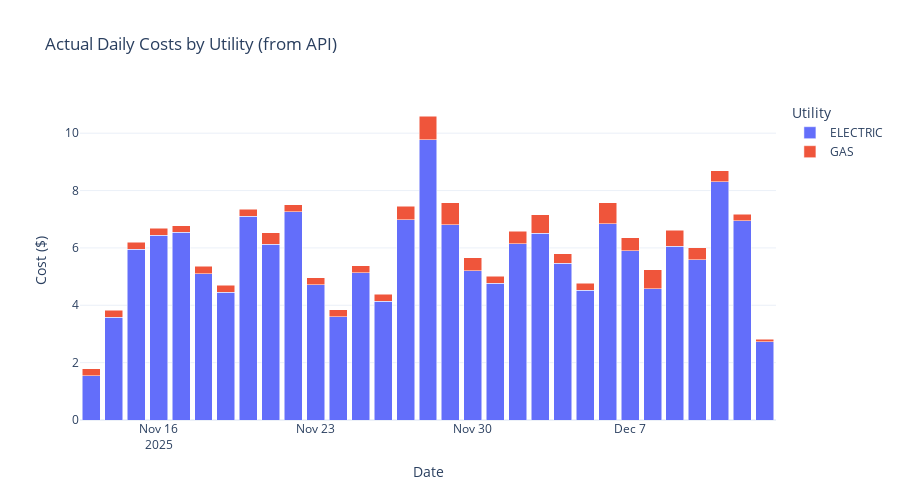

The code cell stored with this chart in its notebook:
### Markdown cell above
## 8. Actual Costs from API Data

Now using the actual cost data provided by the utility API.

### Code cell
# Load actual cost data from API
cost_df = storage.read_usage_data(data_type='COST')

print(f"Loaded {len(cost_df):,} cost records")

# Aggregate to daily costs
daily_cost_df = cost_df.groupby([pd.Grouper(key='datetime_utc', freq='D'), 'utility_type']).agg({
    'usage_value': 'sum'  # usage_value contains dollar amounts for COST data
}).reset_index()
daily_cost_df.rename(columns={'usage_value': 'cost'}, inplace=True)

# Daily costs by utility
fig = px.bar(
    daily_cost_df,
    x='datetime_utc',
    y='cost',
    color='utility_type',
    title='Actual Daily Costs by Utility (from API)',
    labels={
        'datetime_utc': 'Date',
        'cost': 'Cost ($)',
        'utility_type': 'Utility'
    },
    template='plotly_white'
)

fig.update_layout(height=500, barmode='stack')
fig.show()

# Summary
print("\n=== Cost Summary ===")
total_cost = 0
for utility in daily_cost_df['utility_type'].unique():
    utility_cost = daily_cost_df[daily_cost_df['utility_type'] == utility]
    daily_avg = utility_cost['cost'].mean()
    total = utility_cost['cost'].sum()
    total_cost += total
    
    print(f"\n{utility}:")
    print(f"  Total: ${total:.2f}")
    print(f"  Daily Average: ${daily_avg:.2f}")
    print(f"  Projected Monthly: ${daily_avg * 30:.2f}")

print(f"\n{'='*40}")
print(f"TOTAL ACTUAL COST: ${total_cost:.2f}")
num_days = len(daily_cost_df['datetime_utc'].unique())
print(f"PROJECTED MONTHLY: ${(total_cost / num_days) * 30:.2f}")
print(f"(Based on {num_days} days of data)")

### Figure 1 — Plotly figure (JSON) as saved in the notebook; plotly's stock layout.template omitted (floating-point values rounded to 4 significant figures)
{"data": [{"hovertemplate": "Utility=ELECTRIC<br>Date=%{x}<br>Cost ($)=%{y}<extra></extra>", "legendgroup": "ELECTRIC", "marker": {"color": "#636efa", "pattern": {"shape": ""}}, "name": "ELECTRIC", "orientation": "v", "showlegend": true, "textposition": "auto", "type": "bar", "x": ["2025-11-13T00:00:00.000000", "2025-11-14T00:00:00.000000", "2025-11-15T00:00:00.000000", "2025-11-16T00:00:00.000000", "2025-11-17T00:00:00.000000", "2025-11-18T00:00:00.000000", "2025-11-19T00:00:00.000000", "2025-11-20T00:00:00.000000", "2025-11-21T00:00:00.000000", "2025-11-22T00:00:00.000000", "2025-11-23T00:00:00.000000", "2025-11-24T00:00:00.000000", "2025-11-25T00:00:00.000000", "2025-11-26T00:00:00.000000", "2025-11-27T00:00:00.000000", "2025-11-28T00:00:00.000000", "2025-11-29T00:00:00.000000", "2025-11-30T00:00:00.000000", "2025-12-01T00:00:00.000000", "2025-12-02T00:00:00.000000", "2025-12-03T00:00:00.000000", "2025-12-04T00:00:00.000000", "2025-12-05T00:00:00.000000", "2025-12-06T00:00:00.000000", "2025-12-07T00:00:00.000000", "2025-12-08T00:00:00.000000", "2025-12-09T00:00:00.000000", "2025-12-10T00:00:00.000000", "2025-12-11T00:00:00.000000", "2025-12-12T00:00:00.000000", "2025-12-13T00:00:00.000000"], "xaxis": "x", "y": [1.55, 3.58, 5.96, 6.45, 6.54, 5.1, 4.46, 7.11, 6.13, 7.27, 4.72, 3.6, 5.13, 4.14, 6.98, 9.78, 6.8, 5.21, 4.77, 6.15, 6.51, 5.46, 4.53, 6.84, 5.9, 4.57, 6.06, 5.59, 8.3, 6.94, 2.73], "yaxis": "y"}, {"hovertemplate": "Utility=GAS<br>Date=%{x}<br>Cost ($)=%{y}<extra></extra>", "legendgroup": "GAS", "marker": {"color": "#EF553B", "pattern": {"shape": ""}}, "name": "GAS", "orientation": "v", "showlegend": true, "textposition": "auto", "type": "bar", "x": ["2025-11-13T00:00:00.000000", "2025-11-14T00:00:00.000000", "2025-11-15T00:00:00.000000", "2025-11-16T00:00:00.000000", "2025-11-17T00:00:00.000000", "2025-11-18T00:00:00.000000", "2025-11-19T00:00:00.000000", "2025-11-20T00:00:00.000000", "2025-11-21T00:00:00.000000", "2025-11-22T00:00:00.000000", "2025-11-23T00:00:00.000000", "2025-11-24T00:00:00.000000", "2025-11-25T00:00:00.000000", "2025-11-26T00:00:00.000000", "2025-11-27T00:00:00.000000", "2025-11-28T00:00:00.000000", "2025-11-29T00:00:00.000000", "2025-11-30T00:00:00.000000", "2025-12-01T00:00:00.000000", "2025-12-02T00:00:00.000000", "2025-12-03T00:00:00.000000", "2025-12-04T00:00:00.000000", "2025-12-05T00:00:00.000000", "2025-12-06T00:00:00.000000", "2025-12-07T00:00:00.000000", "2025-12-08T00:00:00.000000", "2025-12-09T00:00:00.000000", "2025-12-10T00:00:00.000000", "2025-12-11T00:00:00.000000", "2025-12-12T00:00:00.000000", "2025-12-13T00:00:00.000000"], "xaxis": "x", "y": [0.24, 0.24, 0.24, 0.24, 0.24, 0.26, 0.24, 0.24, 0.4, 0.24, 0.24, 0.24, 0.24, 0.24, 0.47, 0.82, 0.77, 0.44, 0.24, 0.44, 0.65, 0.33, 0.24, 0.73, 0.46, 0.67, 0.55, 0.42, 0.39, 0.24, 0.08], "yaxis": "y"}], "layout": {"barmode": "stack", "height": 500, "legend": {"title": {"text": "Utility"}, "tracegroupgap": 0}, "title": {"text": "Actual Daily Costs by Utility (from API)"}, "xaxis": {"anchor": "y", "domain": [0, 1], "title": {"text": "Date"}}, "yaxis": {"anchor": "x", "domain": [0, 1], "title": {"text": "Cost ($)"}}}}
